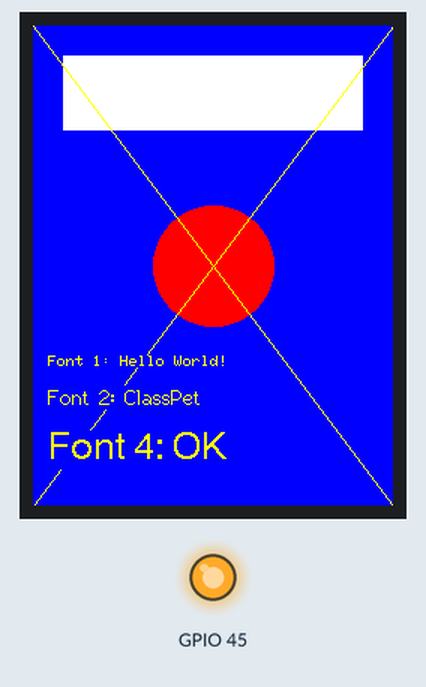
This sketch was run on a simulated ESP32-S3. On the bench: 240×320 colour display, output pins drawn as LEDs (lit = HIGH). What the sketch prints to the serial monitor is not drawn.

Above: at 2.3 s.

The sketch:

TftTest.ino
```cpp
// ESP32-S3 电容屏黑板 (ES3C28P) TFT drawString 文字与划线测试
#include <SPI.h>
#include <TFT_eSPI.h>

TFT_eSPI* tft = nullptr;

void setup() {
  Serial.begin(115200);
  delay(2000);
  Serial.println("=========================================");
  Serial.println("   ESP32-S3 (ES3C28P) drawString 测试");
  Serial.println("=========================================");

  tft = new TFT_eSPI();
  tft->init();
  tft->invertDisplay(true); // 颜色修正

  // 手动拉高背光引脚
  pinMode(45, OUTPUT);
  digitalWrite(45, HIGH);

  // 默认方向 (竖屏 240x320)
  tft->fillScreen(TFT_BLUE);

  // 1. 绘制几何图形以确认 SPI 数据传输完全正确
  tft->fillRect(20, 20, 200, 50, TFT_WHITE);
  tft->fillCircle(120, 160, 40, TFT_RED);

  // 绘制几条测试线
  tft->drawLine(0, 0, 240, 320, TFT_YELLOW);
  tft->drawLine(240, 0, 0, 320, TFT_YELLOW);

  // 2. 尝试使用 drawString（TFT_eSPI 专用高效画字函数）
  // 参数: String, X, Y, FontNumber
  Serial.println("正在绘制文字...");
  tft->setTextColor(TFT_YELLOW, TFT_BLUE);

  // 字体 1 (内置小字体)
  tft->drawString("Font 1: Hello World!", 10, 220, 1);

  // 字体 2 (中等字体)
  tft->drawString("Font 2: ClassPet", 10, 240, 2);

  // 字体 4 (大号字体)
  tft->drawString("Font 4: OK", 10, 270, 4);

  Serial.println("=== 绘制完毕！ ===");
}

void loop() {
  delay(1000);
  Serial.println("运行中...");
}
```
